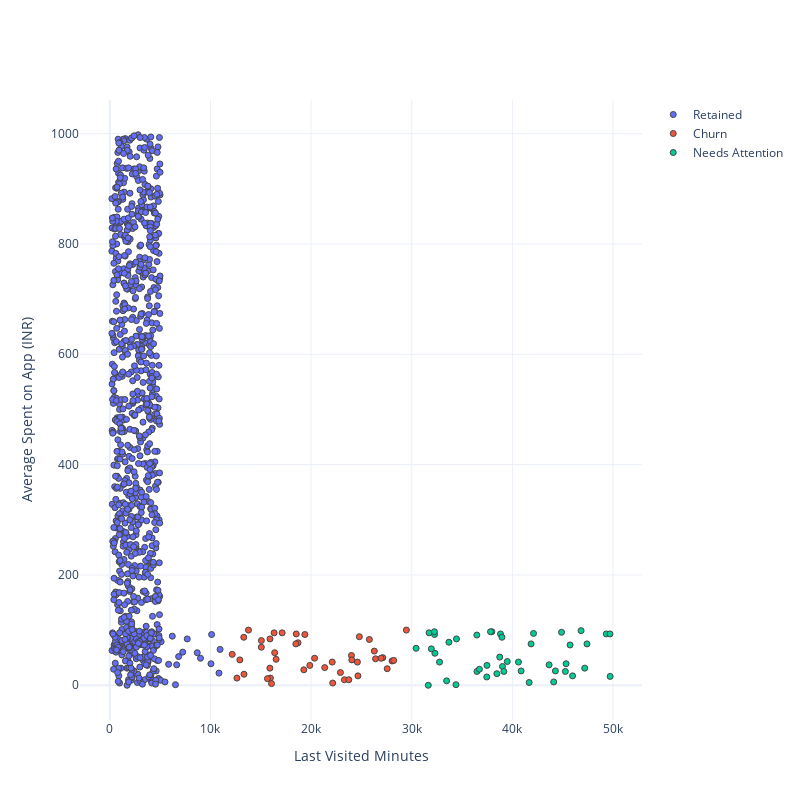

Source (notebook cell):
### Code cell
PLOT = go.Figure()
for i in list(df["Segments"].unique()):
    

    PLOT.add_trace(go.Scatter(x = df[df["Segments"]== i]['Last Visited Minutes'],
                                y = df[df["Segments"] == i]['Average Spent on App (INR)'],
                                mode = 'markers',marker_size = 6, marker_line_width = 1,
                                name = str(i)))
PLOT.update_traces(hovertemplate='Last Visited Minutes: %{x} <br>Average Spent on App (INR): %{y}')

    
PLOT.update_layout(width = 800, height = 800, autosize = True, showlegend = True,
                   yaxis_title = 'Average Spent on App (INR)',
                   xaxis_title = 'Last Visited Minutes',
                   scene = dict(xaxis=dict(title = 'Last Visited Minutes', titlefont_color = 'black'),
                                yaxis=dict(title = 'Average Spent on App (INR)', titlefont_color = 'black')))

### Figure 1 — Plotly figure (JSON) as saved in the notebook; plotly's stock layout.template omitted (floating-point values rounded to 4 significant figures; data arrays with more than 128 entries replaced by an {"elided": "..."} marker saying what was removed)
{"data": [{"hovertemplate": "Last Visited Minutes: %{x} <br>Average Spent on App (INR): %{y}", "marker": {"line": {"width": 1}, "size": 6}, "mode": "markers", "name": "Retained", "type": "scatter", "x": {"elided": "910 int values"}, "y": {"elided": "910 int values"}}, {"hovertemplate": "Last Visited Minutes: %{x} <br>Average Spent on App (INR): %{y}", "marker": {"line": {"width": 1}, "size": 6}, "mode": "markers", "name": "Churn", "type": "scatter", "x": [24008, 26405, 22915, 13331, 28046, 12629, 25789, 24048, 29465, 19379, 15053, 23311, 24656, 18701, 21352, 17126, 13777, 22099, 16523, 19278, 27125, 15060, 26282, 16381, 15915, 12920, 12163, 20344, 24600, 24796, 18485, 15953, 28208, 19874, 23745, 22148, 18525, 13310, 15662, 27561, 26958, 16067, 16324, 15904], "y": [54, 48, 23, 20, 44, 13, 83, 46, 100, 92, 69, 10, 17, 77, 32, 95, 100, 42, 47, 28, 50, 81, 62, 59, 84, 46, 56, 49, 42, 88, 75, 13, 45, 36, 10, 4, 93, 87, 12, 30, 49, 3, 95, 31]}, {"hovertemplate": "Last Visited Minutes: %{x} <br>Average Spent on App (INR): %{y}", "marker": {"line": {"width": 1}, "size": 6}, "mode": "markers", "name": "Needs Attention", "type": "scatter", "x": [37959, 49334, 39016, 30435, 40868, 42101, 33465, 41859, 40603, 31724, 43650, 38744, 38821, 49715, 36469, 45339, 47187, 49696, 39153, 37826, 32302, 37453, 47412, 31950, 45979, 38457, 45265, 36478, 46826, 37474, 44275, 44883, 34395, 32265, 38966, 44107, 41664, 31644, 34445, 32253, 36725, 33692, 32762, 45734, 39494], "y": [97, 93, 34, 67, 26, 94, 8, 75, 42, 95, 37, 51, 93, 16, 91, 39, 31, 93, 25, 97, 58, 15, 75, 66, 17, 21, 25, 25, 99, 36, 26, 96, 1, 92, 87, 6, 5, 0, 84, 97, 29, 78, 42, 73, 43]}], "layout": {"autosize": true, "height": 800, "scene": {"xaxis": {"title": {"font": {"color": "black"}, "text": "Last Visited Minutes"}}, "yaxis": {"title": {"font": {"color": "black"}, "text": "Average Spent on App (INR)"}}}, "showlegend": true, "width": 800, "xaxis": {"title": {"text": "Last Visited Minutes"}}, "yaxis": {"title": {"text": "Average Spent on App (INR)"}}}}
